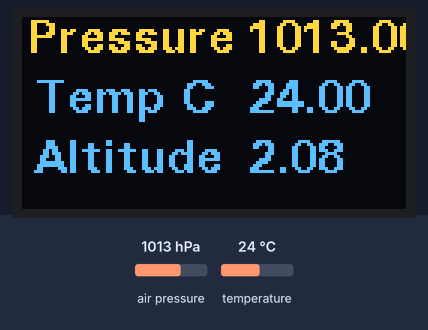
The sketch below on a simulated Arduino Uno, built with avr-gcc and run on an emulated ATmega328P. On the bench: 128×64 one-colour display. Inputs (shaded band) come from the test bench; at power-on: air pressure 1013 hPa, temperature 24 °C. The OLED is the two-colour kind (top 16 rows yellow); what the sketch prints to the serial monitor is not drawn.

Above: at 9.2 s.
9.3 s: air pressure set to 952 hPa
At 10.7 s:
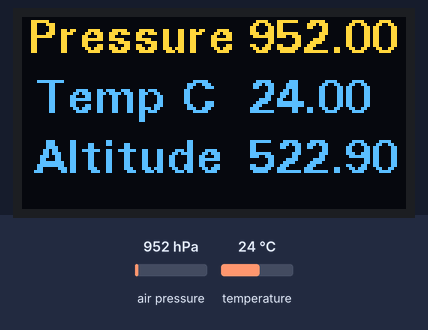
11.3 s: temperature set to 12 °C
At 13.7 s:
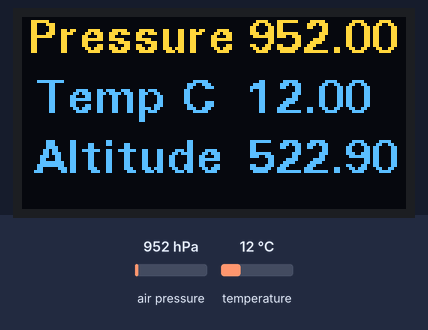
14.2 s: air pressure set to 975 hPa
At 16.5 s:
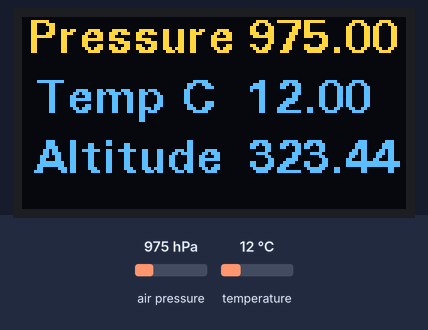
17.0 s: temperature set to 19 °C
At 19.5 s:
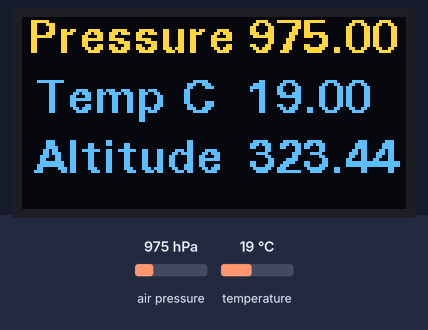
Timing chart, 0 to 20.9 s (numbered marks = the images above; inputs shaded):
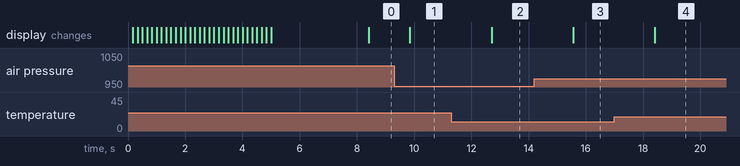

The sketch:

bmp180_sensor_with_arduino_oled.ino
```cpp
#include <Wire.h>
#include <Adafruit_BMP085.h>
#include "U8glib.h"
Adafruit_BMP085 bmp;
U8GLIB_SSD1306_128X64 u8g(U8G_I2C_OPT_NO_ACK);  // Display which does not send AC
//U8GLIB_SSD1306_128X64 u8g(U8G_I2C_OPT_NONE|U8G_I2C_OPT_DEV_0);  // I2C / TWI
//U8GLIB_SSD1306_128X64 u8g(U8G_I2C_OPT_DEV_0|U8G_I2C_OPT_NO_ACK|U8G_I2C_OPT_FAST); // Fast I2C / TWI
//U8GLIB_SSD1306_128X64 u8g(U8G_I2C_OPT_NO_ACK);  // Display which does not send AC

float pressure = 0.0;
float tempC = 0.0;
float altitude = 0.0;
void BmpSensorRead(float* pressure, float* tempC, float* altitude);
void DisplayPresTemp(float* pressure, float* tempC, float* altitude);

void setup(void)
{
  Serial.begin(9600);

  // assign default color value
  if (u8g.getMode() == U8G_MODE_R3G3B2)
  {
    u8g.setColorIndex(255);     // white
  }
  else if (u8g.getMode() == U8G_MODE_GRAY2BIT)
  {
    u8g.setColorIndex(3);         // max intensity
  }
  else if (u8g.getMode() == U8G_MODE_BW)
  {
    u8g.setColorIndex(1);         // pixel on
  }
  else if (u8g.getMode() == U8G_MODE_HICOLOR)
  {
    u8g.setHiColorByRGB(255, 255, 255);
  }

  for (int a = 0; a < 30; a++)
  {
    u8g.firstPage();

    do
    {
      u8g.setFont(u8g_font_fub11);
      u8g.setFontRefHeightExtendedText();
      u8g.setDefaultForegroundColor();
      u8g.setFontPosTop();
      u8g.drawStr(4, a, "BMP180 Sensor");
    }
    while (u8g.nextPage());
  }

  delay(3000);

  if (!bmp.begin())
  {
    u8g.firstPage();

    do
    {
      u8g.setFont(u8g_font_fub11);
      u8g.setFontRefHeightExtendedText();
      u8g.setDefaultForegroundColor();
      u8g.setFontPosTop();
      u8g.drawStr(4, 0, "BMP085 Sensor");
      u8g.drawStr(4, 20, " ERROR!");
    }
    while (u8g.nextPage());

    Serial.println("BMP085 sensor, ERROR!");

    while (1) {}
  }
}
void loop(void)
{
  BmpSensorRead(&pressure, &tempC, &altitude);
  DisplayPresTemp(&pressure, &tempC, &altitude);
  delay(1000);
}
void DisplayPresTemp(float* pressure, float* tempC, float* altitude)
{
  u8g.firstPage();

  do
  {
    u8g.setFont(u8g_font_fub11);
    u8g.setFontRefHeightExtendedText();
    u8g.setDefaultForegroundColor();
    u8g.setFontPosTop();
    u8g.drawStr(2, 0, "Pressure");
    u8g.setPrintPos(75, 0);
    u8g.print(*pressure);
    u8g.drawStr(4, 20, "Temp C");
    u8g.setPrintPos(75, 20);
    u8g.print(*tempC);
    u8g.drawStr(4, 40, "Altitude");
    u8g.setPrintPos(75, 40);
    u8g.print(*altitude);
  }
  while (u8g.nextPage());
}
void BmpSensorRead(float* pressure, float* tempC, float* altitude)
{
  *tempC = bmp.readTemperature();
  Serial.print("Temperature = ");
  Serial.print(*tempC);
  Serial.println(" *C");

  *pressure = bmp.readPressure() / 100.0;
  Serial.print("Pressure = ");
  Serial.print(*pressure / 100.0);
  Serial.println(" hPa");

  // Calculate altitude assuming 'standard' barometric
  // pressure of 1013.25 millibar = 101325 Pascal
  *altitude = bmp.readAltitude();
  Serial.print("Altitude = ");
  Serial.print(*altitude);
  Serial.println(" meters");
}
```

Measured:
- after the input at 9.3 s, the display: changes after 0.55 s (image 1)
- after the input at 11.3 s, the display: changes after 1.4 s (image 2)
- after the input at 14.2 s, the display: changes after 1.4 s (image 3)
- after the input at 17.0 s, the display: changes after 1.4 s (image 4)
